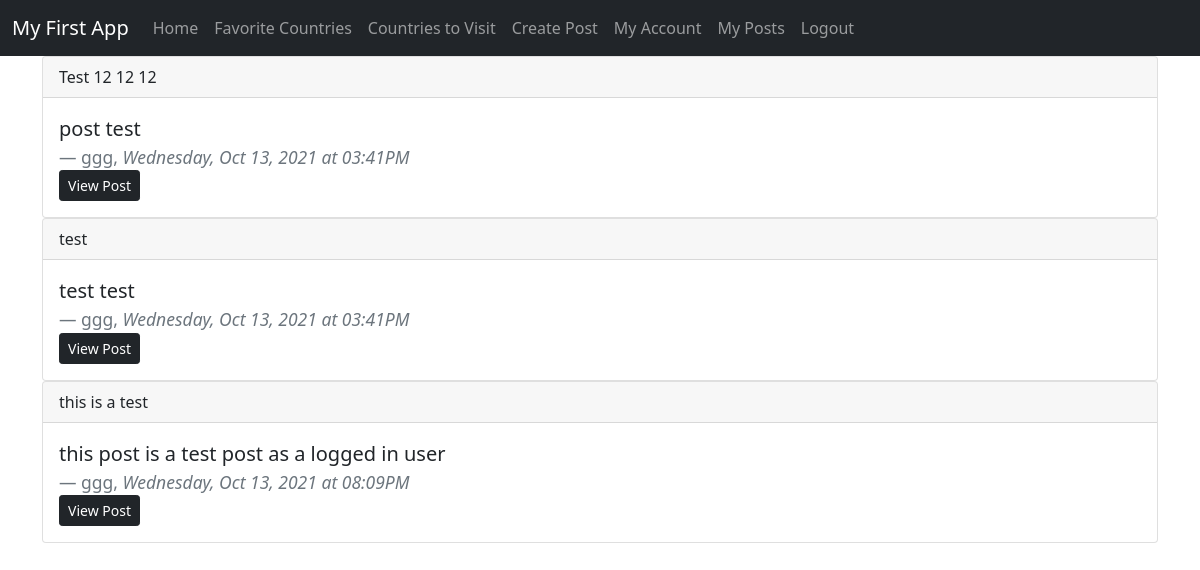
/myposts (signed in), run on an earlier commit of the app's database.
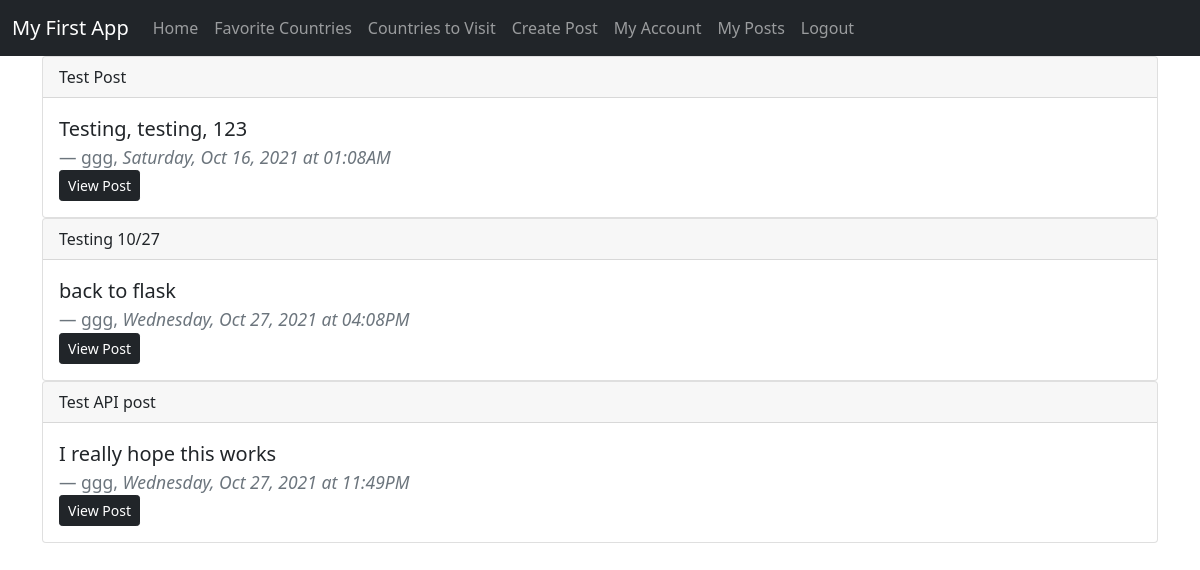
And on a later commit of the database.
### app/models.py (models this page shows, shortened)
class Post(db.Model):
    id = db.Column(db.Integer, primary_key=True)
    title = db.Column(db.String(200))
    content = db.Column(db.String(300))
    date_created = db.Column(db.DateTime, nullable=False, default=datetime.utcnow)
    user_id = db.Column(db.Integer, db.ForeignKey('user.id'), nullable=False)

class User(db.Model, UserMixin):
    id = db.Column(db.Integer, primary_key=True)
    username = db.Column(db.String(150), nullable=False, unique=True)
    email = db.Column(db.String(150), nullable=False, unique=True)
    password = db.Column(db.String(256), nullable=False)
    posts = db.relationship('Post', backref='author', lazy=True)
    token = db.Column(db.String(32), index=True, unique=True)
    token_expiration = db.Column(db.DateTime)

### app/routes.py (the view)
@app.route('/myposts')
@login_required
def my_posts():
    posts = current_user.posts
    return render_template('my_posts.html', posts=posts)

### app/models.py (called while the page is built)
@login_manager.user_loader
def load_user(user_id):
    return User.query.get(user_id)

### app/templates/my_posts.html
{% extends 'base.html' %}
{% block content %}
{% for p in posts %}
<div class="card">
    <div class="card-header">
        {{ p.title }}
    </div>
    <div class="card-body">
      <blockquote class="blockquote mb-0">
        <p>{{ p.content }}  </p>
        <footer class="blockquote-footer">{{ p.author.username }}, <cite title="Source Title"> {{ p.date_created.strftime('%A, %b %d, %Y at %I:%M%p') }}</cite></footer>
      </blockquote>
      <a href="{{ url_for('post_detail', post_id=p.id) }}" class="btn btn-sm btn-dark">View Post</a>
    </div>
  </div>
  {% endfor %}
{% endblock %}

What changed in the data, as far as the page shows it:
removed Post: title "Test 12 12 12", content "post test", author.username "ggg", date_created "Wednesday, Oct 13, 2021 at 03:41PM"
removed Post: title "test", content "test test", author.username "ggg", date_created "Wednesday, Oct 13, 2021 at 03:41PM"
removed Post: title "this is a test", content "this post is a test post as a logged in user", author.username "ggg", date_created "Wednesday, Oct 13, 2021 at 08:09PM"
added Post: title "Test Post", content "Testing, testing, 123", author.username "ggg", date_created "Saturday, Oct 16, 2021 at 01:08AM"
added Post: title "Testing 10/27", content "back to flask", author.username "ggg", date_created "Wednesday, Oct 27, 2021 at 04:08PM"
added Post: title "Test API post", content "I really hope this works", author.username "ggg", date_created "Wednesday, Oct 27, 2021 at 11:49PM"
